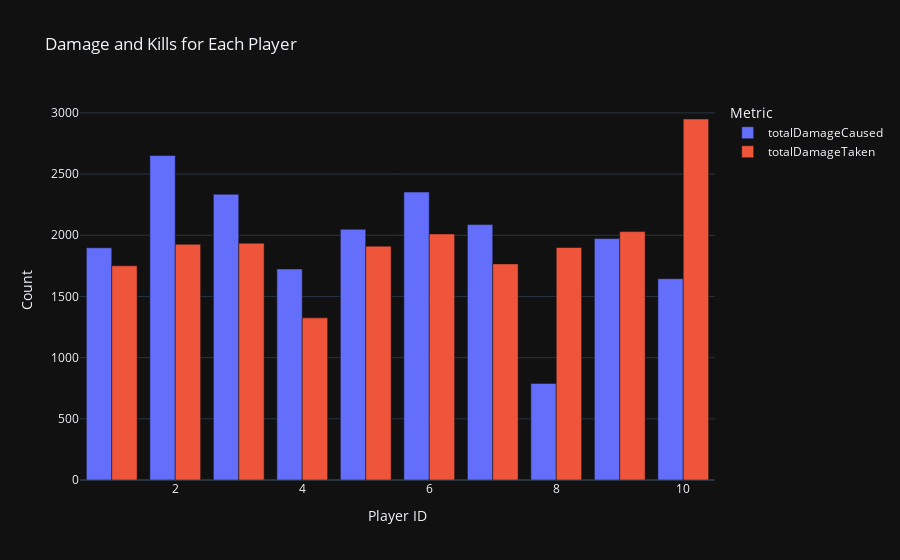

The cell this chart's notebook holds for it:
### Markdown cell above
!['730 general damage']('images/general_730_damage.png')
player id 6 sova 的两种伤害：
DmgType_Hunter_4_Molotov_C  爆炸箭造成的伤害 会造成这些带小数点的伤害
DmgType_Hunter_X_Laser_C 固定80点伤害

player id 7 的伤害：
DmgType_Killjoy_4_Bees_C 固定一点伤害

730 Outline

综上所述， location 为general的基本是技能伤害 (可用于技能效率, 后续分析)

### Code cell
fig = px.bar(
    combined_data,
    x='causerID',
    y=['totalDamageCaused', 'totalDamageTaken'],
    labels={
        "causerID": "Player ID",
        "value": "Count",
        "variable": "Metric"
    },
    # color = 'causerID',
    color_continuous_scale="Viridis",
    title="Damage and Kills for Each Player"
)

fig.update_layout(barmode='group')

fig.show()

### Figure 1 — Plotly figure (JSON) as saved in the notebook; plotly's stock layout.template omitted (floating-point values rounded to 4 significant figures)
{"data": [{"alignmentgroup": "True", "hovertemplate": "Metric=totalDamageCaused<br>Player ID=%{x}<br>Count=%{y}<extra></extra>", "legendgroup": "totalDamageCaused", "marker": {"color": "#636efa", "pattern": {"shape": ""}}, "name": "totalDamageCaused", "offsetgroup": "totalDamageCaused", "orientation": "v", "showlegend": true, "textposition": "auto", "type": "bar", "x": [1, 2, 3, 4, 5, 6, 7, 8, 9, 10], "xaxis": "x", "y": [1897.0, 2651.0, 2335.0, 1725.0, 2048.0, 2353.0, 2087.0, 789.6, 1973.0, 1645.0], "yaxis": "y"}, {"alignmentgroup": "True", "hovertemplate": "Metric=totalDamageTaken<br>Player ID=%{x}<br>Count=%{y}<extra></extra>", "legendgroup": "totalDamageTaken", "marker": {"color": "#EF553B", "pattern": {"shape": ""}}, "name": "totalDamageTaken", "offsetgroup": "totalDamageTaken", "orientation": "v", "showlegend": true, "textposition": "auto", "type": "bar", "x": [1, 2, 3, 4, 5, 6, 7, 8, 9, 10], "xaxis": "x", "y": [1750.0, 1926.0, 1935.0, 1325.0, 1911.0, 2011.0, 1766.0, 1900.0, 2030.0, 2950.0], "yaxis": "y"}], "layout": {"barmode": "group", "legend": {"title": {"text": "Metric"}, "tracegroupgap": 0}, "title": {"text": "Damage and Kills for Each Player"}, "xaxis": {"anchor": "y", "domain": [0, 1], "title": {"text": "Player ID"}}, "yaxis": {"anchor": "x", "domain": [0, 1], "title": {"text": "Count"}}}}
